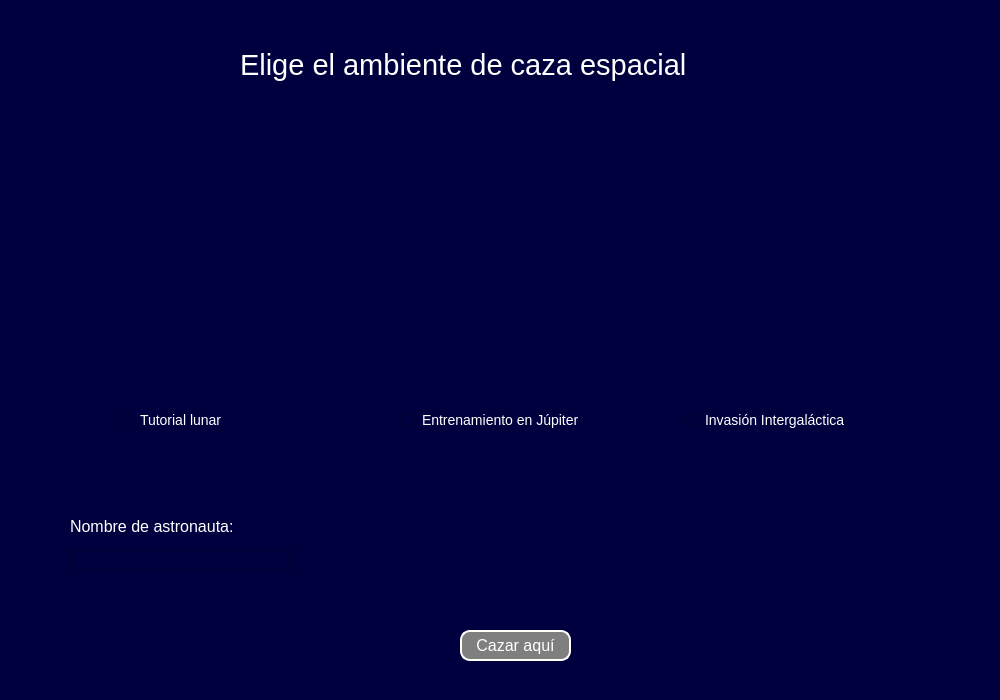
<?xml version="1.0" encoding="UTF-8"?>
<ui version="4.0">
 <class>Dialog</class>
 <widget class="QDialog" name="Dialog">
  <property name="geometry">
   <rect>
    <x>0</x>
    <y>0</y>
    <width>1000</width>
    <height>700</height>
   </rect>
  </property>
  <property name="windowTitle">
   <string>Dialog</string>
  </property>
  <property name="styleSheet">
   <string notr="true">background-color: rgb(0, 0, 62);</string>
  </property>
  <widget class="QWidget" name="horizontalLayoutWidget_4">
   <property name="geometry">
    <rect>
     <x>120</x>
     <y>400</y>
     <width>841</width>
     <height>41</height>
    </rect>
   </property>
   <layout class="QHBoxLayout" name="horizontalLayout_4">
    <item>
     <layout class="QHBoxLayout" name="horizontalLayout">
      <item>
       <widget class="QRadioButton" name="boton_lunar">
        <property name="styleSheet">
         <string notr="true">color: rgb(255, 255, 255);
font: 14px;
</string>
        </property>
        <property name="text">
         <string>Tutorial lunar</string>
        </property>
        <property name="iconSize">
         <size>
          <width>20</width>
          <height>20</height>
         </size>
        </property>
       </widget>
      </item>
     </layout>
    </item>
    <item>
     <layout class="QHBoxLayout" name="horizontalLayout_2">
      <item>
       <widget class="QRadioButton" name="boton_jupiter">
        <property name="styleSheet">
         <string notr="true">color: rgb(255, 255, 255);
font: 14px;
</string>
        </property>
        <property name="text">
         <string>Entrenamiento en Júpiter</string>
        </property>
        <property name="iconSize">
         <size>
          <width>20</width>
          <height>20</height>
         </size>
        </property>
       </widget>
      </item>
     </layout>
    </item>
    <item>
     <layout class="QHBoxLayout" name="horizontalLayout_3">
      <item>
       <widget class="QRadioButton" name="boton_intergalactica">
        <property name="styleSheet">
         <string notr="true">color: rgb(255, 255, 255);
font: 14px</string>
        </property>
        <property name="text">
         <string>Invasión Intergaláctica</string>
        </property>
        <property name="iconSize">
         <size>
          <width>20</width>
          <height>20</height>
         </size>
        </property>
       </widget>
      </item>
     </layout>
    </item>
   </layout>
  </widget>
  <widget class="QLabel" name="label">
   <property name="geometry">
    <rect>
     <x>80</x>
     <y>130</y>
     <width>250</width>
     <height>190</height>
    </rect>
   </property>
   <property name="text">
    <string/>
   </property>
   <property name="pixmap">
    <pixmap>../../../designer/Luna.png</pixmap>
   </property>
   <property name="scaledContents">
    <bool>true</bool>
   </property>
  </widget>
  <widget class="QLabel" name="label_2">
   <property name="geometry">
    <rect>
     <x>360</x>
     <y>130</y>
     <width>250</width>
     <height>190</height>
    </rect>
   </property>
   <property name="text">
    <string/>
   </property>
   <property name="pixmap">
    <pixmap>../../../designer/Jupiter.png</pixmap>
   </property>
   <property name="scaledContents">
    <bool>true</bool>
   </property>
  </widget>
  <widget class="QLabel" name="label_3">
   <property name="geometry">
    <rect>
     <x>650</x>
     <y>130</y>
     <width>250</width>
     <height>190</height>
    </rect>
   </property>
   <property name="text">
    <string/>
   </property>
   <property name="pixmap">
    <pixmap>../../../designer/Galaxia.png</pixmap>
   </property>
   <property name="scaledContents">
    <bool>true</bool>
   </property>
  </widget>
  <widget class="QLabel" name="label_4">
   <property name="geometry">
    <rect>
     <x>240</x>
     <y>40</y>
     <width>571</width>
     <height>51</height>
    </rect>
   </property>
   <property name="sizeIncrement">
    <size>
     <width>0</width>
     <height>0</height>
    </size>
   </property>
   <property name="text">
    <string>&lt;!DOCTYPE HTML PUBLIC &quot;-//W3C//DTD HTML 4.0//EN&quot; &quot;http://www.w3.org/TR/REC-html40/strict.dtd&quot;&gt;
&lt;html&gt;&lt;head&gt;&lt;meta name=&quot;qrichtext&quot; content=&quot;1&quot; /&gt;&lt;style type=&quot;text/css&quot;&gt;
p, li { white-space: pre-wrap; }
&lt;/style&gt;&lt;/head&gt;&lt;body style=&quot; font-family:'MS Shell Dlg 2'; font-size:8pt; font-weight:400; font-style:normal;&quot;&gt;
&lt;p style=&quot; margin-top:0px; margin-bottom:0px; margin-left:0px; margin-right:0px; -qt-block-indent:0; text-indent:0px;&quot;&gt;&lt;span style=&quot; font-size:22pt; color:#ffffff;&quot;&gt;Elige el ambiente de caza espacial&lt;/span&gt;&lt;/p&gt;&lt;/body&gt;&lt;/html&gt;</string>
   </property>
  </widget>
  <widget class="QLabel" name="label_5">
   <property name="geometry">
    <rect>
     <x>180</x>
     <y>340</y>
     <width>51</width>
     <height>41</height>
    </rect>
   </property>
   <property name="text">
    <string/>
   </property>
   <property name="pixmap">
    <pixmap>../../../designer/Alien1.png</pixmap>
   </property>
   <property name="scaledContents">
    <bool>true</bool>
   </property>
  </widget>
  <widget class="QLabel" name="label_6">
   <property name="geometry">
    <rect>
     <x>480</x>
     <y>340</y>
     <width>51</width>
     <height>41</height>
    </rect>
   </property>
   <property name="text">
    <string/>
   </property>
   <property name="pixmap">
    <pixmap>../../../designer/Alien2.png</pixmap>
   </property>
   <property name="scaledContents">
    <bool>true</bool>
   </property>
  </widget>
  <widget class="QLabel" name="label_7">
   <property name="geometry">
    <rect>
     <x>760</x>
     <y>340</y>
     <width>51</width>
     <height>41</height>
    </rect>
   </property>
   <property name="text">
    <string/>
   </property>
   <property name="pixmap">
    <pixmap>../../../designer/Alien3.png</pixmap>
   </property>
   <property name="scaledContents">
    <bool>true</bool>
   </property>
  </widget>
  <widget class="QWidget" name="verticalLayoutWidget">
   <property name="geometry">
    <rect>
     <x>70</x>
     <y>510</y>
     <width>221</width>
     <height>61</height>
    </rect>
   </property>
   <layout class="QVBoxLayout" name="verticalLayout">
    <item>
     <widget class="QLabel" name="label_8">
      <property name="text">
       <string>&lt;html&gt;&lt;head/&gt;&lt;body&gt;&lt;p&gt;&lt;span style=&quot; font-size:12pt; color:#ffffff;&quot;&gt;Nombre de astronauta:&lt;/span&gt;&lt;/p&gt;&lt;/body&gt;&lt;/html&gt;</string>
      </property>
     </widget>
    </item>
    <item>
     <widget class="QLineEdit" name="label_usuario">
      <property name="styleSheet">
       <string notr="true">color: rgb(255, 255, 255);
font: 12px;
</string>
      </property>
     </widget>
    </item>
   </layout>
  </widget>
  <widget class="QPushButton" name="boton_cazar">
   <property name="geometry">
    <rect>
     <x>460</x>
     <y>630</y>
     <width>111</width>
     <height>31</height>
    </rect>
   </property>
   <property name="styleSheet">
    <string notr="true">color: rgb(255, 255, 255);
font: 16px;
border-style: outset;
border-radius: 10px;
border-width: 2px;
background-color: rgb(127, 127, 127);</string>
   </property>
   <property name="text">
    <string>Cazar aquí</string>
   </property>
  </widget>
  <widget class="QLabel" name="label_9">
   <property name="geometry">
    <rect>
     <x>720</x>
     <y>560</y>
     <width>141</width>
     <height>161</height>
    </rect>
   </property>
   <property name="text">
    <string/>
   </property>
   <property name="pixmap">
    <pixmap>../../../designer/Dog1.png</pixmap>
   </property>
   <property name="scaledContents">
    <bool>true</bool>
   </property>
  </widget>
  <widget class="QLabel" name="label_error">
   <property name="geometry">
    <rect>
     <x>360</x>
     <y>570</y>
     <width>311</width>
     <height>41</height>
    </rect>
   </property>
   <property name="styleSheet">
    <string notr="true">color: rgb(255, 0, 0);
font: 14px;
</string>
   </property>
   <property name="text">
    <string/>
   </property>
  </widget>
 </widget>
 <resources/>
 <connections/>
</ui>
